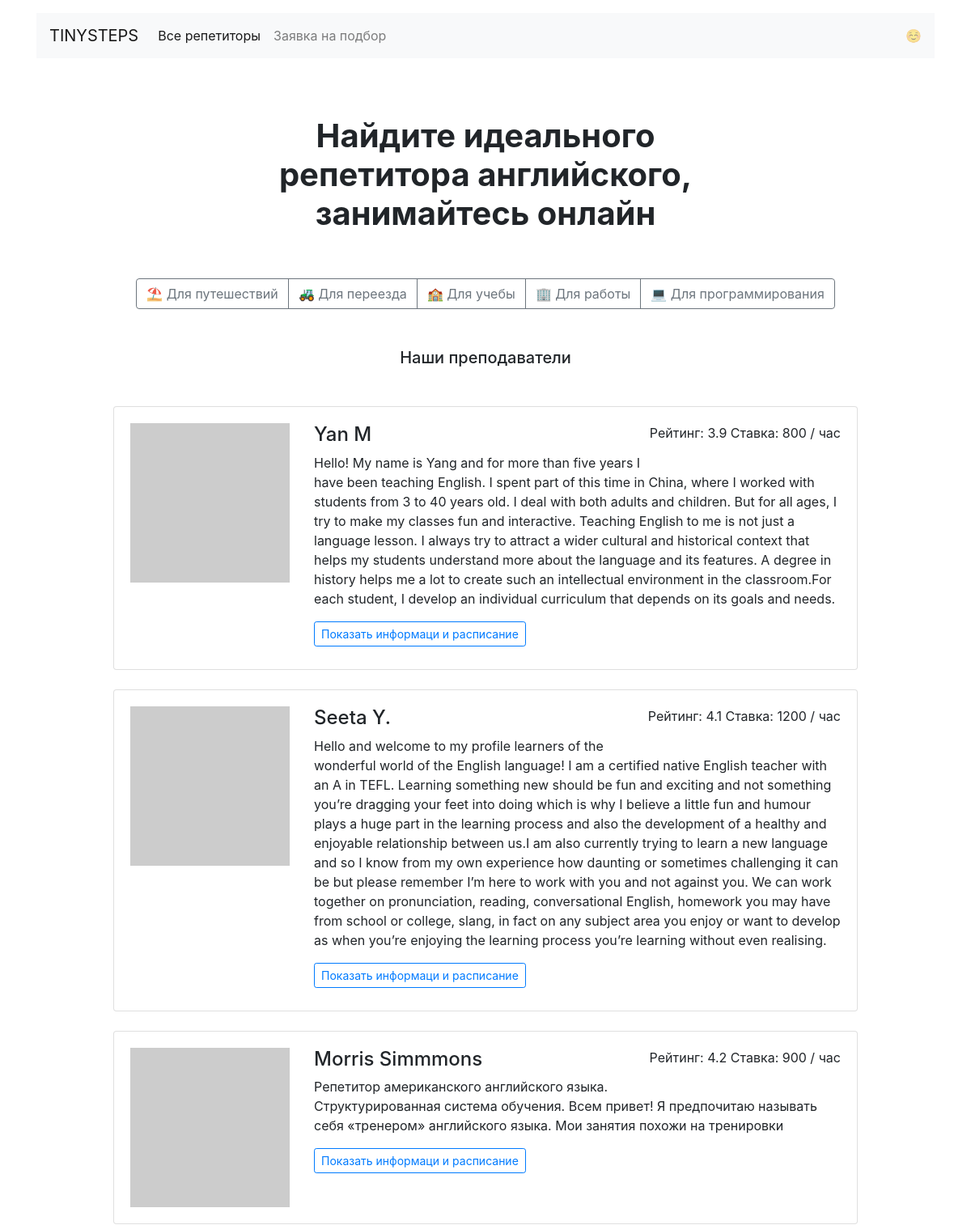
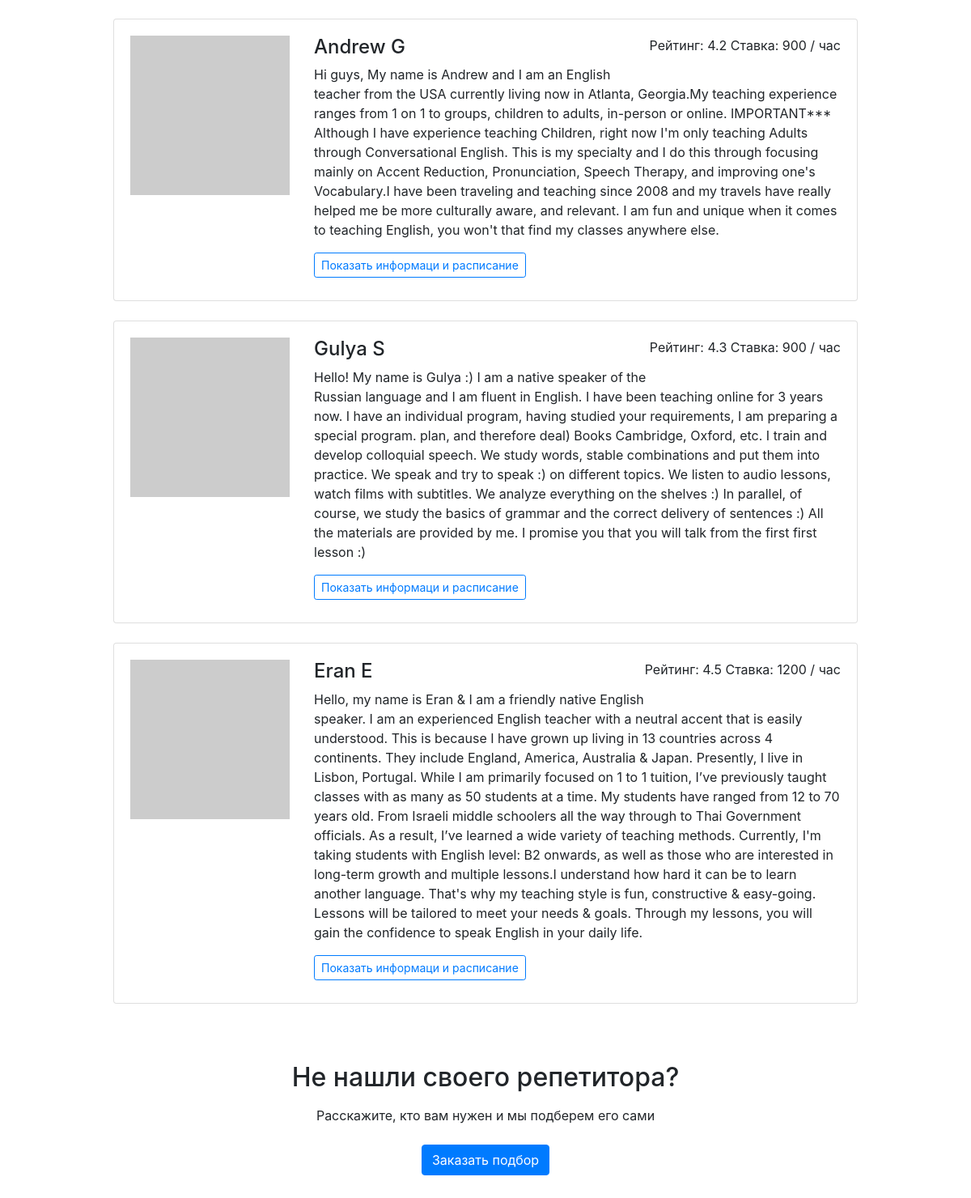
The page / on the database its author committed (2 pictures, top to bottom).
### app.py (models this page shows)
class Teachers(db.Model):
    __tablename__ = 'teachers'
    id = db.Column(db.Integer, primary_key=True)
    name = db.Column(db.String, nullable=False)
    about = db.Column(db.String, nullable=False)
    rating = db.Column(db.Float, nullable=False)
    picture = db.Column(db.String, nullable=False)
    price = db.Column(db.Integer, nullable=False)
    lesson_time = db.Column(db.String)
    goals = db.relationship("Goals", back_populates="goal")
    week_day = db.relationship("TimetableTeachers", back_populates="week")

### app.py (the view)
@app.route('/')  # главная
def index():
    teachers_query = db.session.query(Teachers).order_by(Teachers.rating).limit(6)
    global list_goal
    return render_template("index.html", goals=list_goal, teachers=teachers_query.all())

### templates/index.html
{% extends 'base.html' %}
{% block container %}
<main class="container mt-3 mb-5">
    <section>
        <h1 class="h1 text-center mx-auto mt-4 py-5"><strong>Найдите идеального <br>репетитора английского, <br>занимайтесь
            онлайн</strong></h1>
        <div class="text-center mb-5">
            <div class="btn-group mx-auto mb-0" role="group" aria-label="Basic example">
                {% for key in goals %}
                    <a href="{{ url_for('goals', goal=key) }}" class="btn btn-outline-secondary">{{ key }}</a>
                {% endfor %}
            </div>
        </div>
        <h2 class="h5 text-center mb-5">Наши преподаватели</h2>
        <div class="row">
            <div class="col-12 col-lg-10 offset-lg-1 m-auto">
                {% for teacher in teachers %}
                <div class="card mb-4">
                    <div class="card-body">
                        <div class="row">
                            <div class="col-3"><img src="{{ teacher.picture }}" class="img-fluid" alt=""></div>
                            <div class="col-9">
                                <p class="float-right">Рейтинг: {{ teacher.rating }} Ставка: {{ teacher.price }} /
                                    час</p>
                                <h2 class="h4">{{ teacher.name }}</h2>
                                <p>{{ teacher.about }}</p>
                                <a href="{{url_for('profiles', id_teacher=teacher.id )}}"
                                   class="btn btn-outline-primary btn-sm mr-3 mb-2">Показать информаци и расписание</a>
                            </div>
                        </div>
                    </div>
                </div>
                {% endfor %}
            </div>
        </div>
        <h2 class="text-center mt-5 mb-3">Не нашли своего репетитора?</h2>
        <p class="text-center mb-4">Расскажите, кто вам нужен и мы подберем его сами</p>
        <div class="text-center pb-5">
            <a href="{{url_for('request_teacher')}}" class="btn btn-primary">Заказать подбор</a>
        </div>
    </section>
</main>
{% endblock %}

### templates/base.html (shortened to what this page needs)
<!DOCTYPE html>
<html lang="ru">
<head>
    <link rel="stylesheet" href="https://stackpath.bootstrapcdn.com/bootstrap/4.3.1/css/bootstrap.min.css"
>
</head>
<body>
<header class="container mt-3">
    <nav class="navbar navbar-expand-lg navbar-light bg-light">
        <a class="navbar-brand" href="{{url_for('index')}}">TINYSTEPS</a>
        <div class="collapse navbar-collapse" id="navbarNav">
            <ul class="navbar-nav">
                <li class="nav-item active">
                    <a class="nav-link" href="{{ url_for('teachers') }}">Все репетиторы</a>
                </li>
                <li class="nav-item">
                    <a class="nav-link" href="{{ url_for('request_teacher') }}">Заявка на подбор</a>
                </li>
            </ul>
        </div>
        <span class="navbar-text d-sm-none d-lg-block">
        ☺️
      </span>
    </nav>
</header>
{% block container %}{% endblock %}
</body>
</html>

### rows shown on the page
Teachers: rating "3.9", price "800", name "Yan M", about "Hello! My name is Yang and for more than five years I have been teaching English. I spent part of this time in China, where I worked with students from 3 to 40 years old. I deal with both adults and children. But for all ages, I try to make my classes fun and interactive. Teaching English to me is not just a language lesson. I always try to attract a wider cultural and historical context that helps my students understand more about the language and its features. A degree in history helps me a lot to create such an intellectual environment in the classroom.For each student, I develop an individual curriculum that depends on its goals and needs."
Teachers: rating "4.1", price "1200", name "Seeta Y.", about "Hello and welcome to my profile learners of the wonderful world of the English language! I am a certified native English teacher with an A in TEFL. Learning something new should be fun and exciting and not something you’re dragging your feet into doing which is why I believe a little fun and humour plays a huge part in the learning process and also the development of a healthy and enjoyable relationship between us.I am also currently trying to learn a new language and so I know from my own experience how daunting or sometimes challenging it can be but please remember I’m here to work with you and not against you. We can work together on pronunciation, reading, conversational English,…"
Teachers: rating "4.2", price "900", name "Morris Simmmons", about "Репетитор американского английского языка. Структурированная система обучения. Всем привет! Я предпочитаю называть себя «тренером» английского языка. Мои занятия похожи на тренировки"
Teachers: rating "4.2", price "900", name "Andrew G", about "Hi guys, My name is Andrew and I am an English teacher from the USA currently living now in Atlanta, Georgia.My teaching experience ranges from 1 on 1 to groups, children to adults, in-person or online. IMPORTANT*** Although I have experience teaching Children, right now I'm only teaching Adults through Conversational English. This is my specialty and I do this through focusing mainly on Accent Reduction, Pronunciation, Speech Therapy, and improving one's Vocabulary.I have been traveling and teaching since 2008 and my travels have really helped me be more culturally aware, and relevant. I am fun and unique when it comes to teaching English, you won't that find my classes anywhere else."
Teachers: rating "4.3", price "900", name "Gulya S", about "Hello! My name is Gulya :) I am a native speaker of the Russian language and I am fluent in English. I have been teaching online for 3 years now. I have an individual program, having studied your requirements, I am preparing a special program. plan, and therefore deal) Books Cambridge, Oxford, etc. I train and develop colloquial speech. We study words, stable combinations and put them into practice. We speak and try to speak :) on different topics. We listen to audio lessons, watch films with subtitles. We analyze everything on the shelves :) In parallel, of course, we study the basics of grammar and the correct delivery of sentences :) All the materials are provided by me. I promise you…"
Teachers: rating "4.5", price "1200", name "Eran E", about "Hello, my name is Eran & I am a friendly native English speaker. I am an experienced English teacher with a neutral accent that is easily understood. This is because I have grown up living in 13 countries across 4 continents. They include England, America, Australia & Japan. Presently, I live in Lisbon, Portugal. While I am primarily focused on 1 to 1 tuition, I’ve previously taught classes with as many as 50 students at a time. My students have ranged from 12 to 70 years old. From Israeli middle schoolers all the way through to Thai Government officials. As a result, I’ve learned a wide variety of teaching methods. Currently, I'm taking students with English level: B2 onwards, as well as…"

### other values the page prints
{{ key }} "⛱ Для путешествий" "🚜 Для переезда" "🏫 Для учебы" "🏢 Для работы" "💻 Для программирования"
